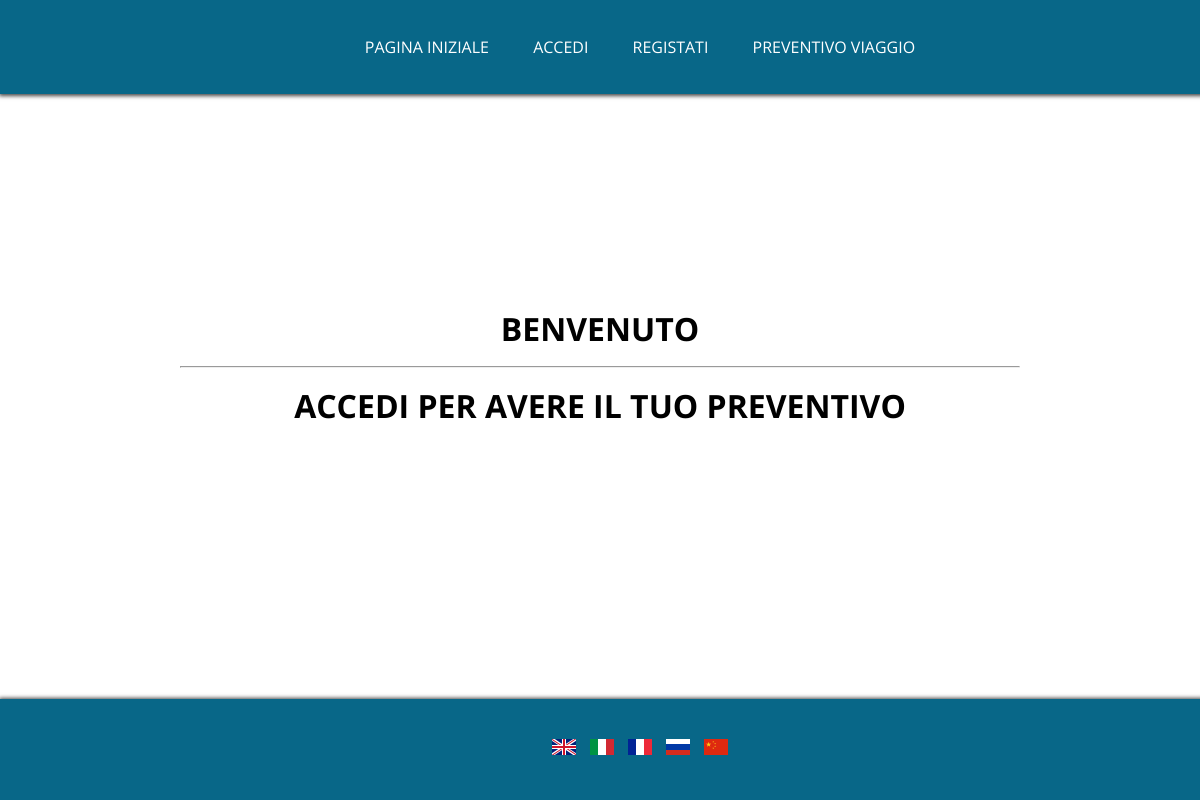
/index.php?lang=it, run on the app's committed database.
### tables this page shows
CREATE TABLE IF NOT EXISTS `translations` (
  `lang_key` varchar(20) NOT NULL,
  `descrizione` text NOT NULL,
  `lang` enum('it','en','ru','cn','fr') NOT NULL
);

### scripts/functions.php (called while the page is built, shortened)
<?php
  function get_string($str_key, $lang) {
    $conn = getConnection();
    $str_key = test_input($str_key);
    $lang = test_input($lang);
    $sql = "SELECT descrizione
            FROM translations
            WHERE lang_key LIKE '$str_key' AND
                  lang LIKE '$lang'";
    $result = mysqli_query($conn, $sql);
    if (mysqli_num_rows($result) > 0) {
      $row = mysqli_fetch_assoc($result);
      return $row['descrizione'];
    } else {
      mysqli_close($conn);
      return false;
    }
  }
  function test_input($str) {
    $data = htmlspecialchars($str, ENT_NOQUOTES, "UTF-8");
    return $data;
  }
  function getConnection() {
    $m_uname = "root";
    $m_passwd = "";
    $m_host = "127.0.0.1";
    $m_db = "viaggi_db";
    $conn = mysqli_connect($m_host, $m_uname, $m_passwd, $m_db);
    mysqli_set_charset($conn, "utf8");
    return $conn;
  }
 ?>

### index.php (the view, shortened to what this page needs)
<html>
  <head>
    <link href="./css/style.css" rel="stylesheet" type="text/css">
  </head>
  <body class="openSans">
    <?php include './scripts/navbar.php'; ?>
    <div class="content">
      <div class="centered">
        <h1 class="center center-vert"><?php echo get_string("welcome", test_input($_GET['lang'])); ?></h1>
      </div>
    </div>
    <?php include './scripts/footer.php'; ?>
  </body>
</html>

### scripts/navbar.php (shortened to what this page needs)
<?php
  include 'functions.php';
?>
<nav>
  <center>
  <ul class="menu">
    <li><a href="index.php?lang=<?php echo test_input($_GET ['lang']); ?>"><?php echo get_string("home", test_input($_GET ['lang'])); ?></a></li>
    <li><a href="login.php?lang=<?php echo test_input($_GET ['lang']); ?>"><?php echo get_string("login", test_input($_GET ['lang'])); ?></a></li>
    <li><a href="register.php?lang=<?php echo test_input($_GET ['lang']); ?>"><?php echo get_string("signup", test_input($_GET ['lang'])); ?></a></li>
    <li><a href="travels.php?lang=<?php echo test_input($_GET ['lang']); ?>"><?php echo get_string("travel", test_input($_GET ['lang'])); ?></a></li>
  </ul>
  </center>
</nav>

### css/style.css (style rules this page uses)
html { font-family: 'Open Sans', sans-serif; }
body { margin: 0; }
.openSans { font: "Open Sans", sans-serif; }
.center { text-align: center; }
.center-vert { position: relative; top: calc(50% - 195px); transform: translateY(70%); }
nav { width: 100%; background-color: #086788; margin: 0; padding: 20px; z-index: 9999; position: fixed; top: 0; -webkit-box-shadow: 0px 0px 4px 1.5px rgba(71,71,71,1); -moz-box-shadow: 0px 0px 4px 1.5px rgba(71,71,71,1); box-shadow: 0px 0px 4px 1.5px rgba(71,71,71,1); }
.menu li { margin-left: 20px; margin-right: 20px; }
.menu li, .lang_chooser li { display: inline; }
.menu a { text-decoration: none; color: #fff; }
.content div { height: calc(100% - 195px); padding-left: 15%; padding-right: 15%; display: flex; flex-direction: column; position: relative; top: 94px; z-index: 1; }

### data on the page
translations: descrizione "PAGINA INIZIALE"
translations: descrizione "ACCEDI"
translations: descrizione "REGISTATI"
translations: descrizione "PREVENTIVO VIAGGIO"
translations: descrizione "BENVENUTO ACCEDI PER AVERE IL TUO PREVENTIVO"
